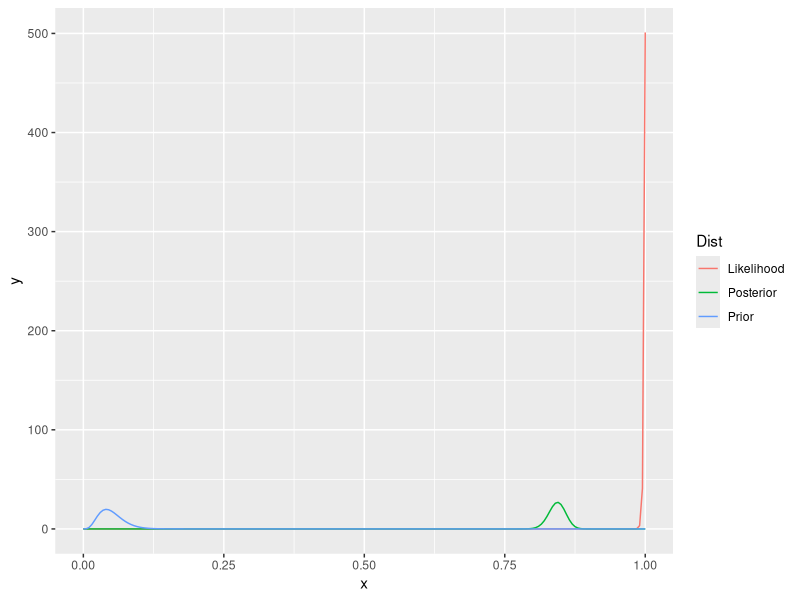

Recreate this plot in R.
# from: 
#   http://www.obscureanalytics.com/2012/07/04/to-the-basics-bayesian-inference-on-a-binomial-proportion/

library(ggplot2)
m = 0.05
n = 100
N_samp = 500
Y_samp = 500

### Function: Prior Plot Values
prior <- function(m,n){
  a = n * m
  b = n * (1 - m)
  dom <- seq(0,1,0.005)
  val <- dbeta(dom,a,b)
  return(data.frame('x'=dom, 'y'=val))
}

### Function: Likelihood Plot Values
likelihood <- function(N,Y){
  a <- Y + 1
  b <- N - Y + 1
  dom <- seq(0,1,0.005)
  val <- dbeta(dom,a,b)
  return(data.frame('x'=dom, 'y'=val))
}

### Function: Posterior Plot Values
posterior <- function(m,n,N,Y){
  a <- Y + (n*m) -1
  b <- N - Y + (n*(1-m)) - 1
  dom <- seq(0,1,0.005)
  val <- dbeta(dom,a,b)
  return(data.frame('x'=dom, 'y'=val))
}

### Function: Mean of Posterior Beta
mean_of_posterior <- function(m,n,N,Y){
  a <- Y + (n*m) -1
  b <- N - Y + (n*(1-m)) - 1
  E_posterior <- a / (a + b)
  return(E_posterior)
}

### Function: Mode of Posterior Beta
mode_of_posterior <- function(m,n,N,Y){
  a <- Y + (n*m) -1
  b <- N - Y + (n*(1-m)) - 1
  mode_posterior <- (a-1)/(a+b-2)
  return(mode_posterior)
}

### Function: Std Dev of Posterior Beta
sd_of_posterior <- function(m,n,N,Y){
  a <- Y + (n*m) -1
  b <- N - Y + (n*(1-m)) - 1
  sigma_posterior <- sqrt((a*b)/(((a+b)^2)*(a+b+1)))
  return(sigma_posterior)
}

pr <- prior(m,n)
lk <- likelihood(N_samp,Y_samp)
po <- posterior(m,n,N_samp,Y_samp)
model_plot <- data.frame('Dist'=c(rep('Prior',nrow(pr)),
                                  rep('Likelihood',nrow(lk)),
                                  rep('Posterior',nrow(po))),
                         rbind(pr,lk,po))
with(model_plot, Dist <- factor(Dist, levels = c('Prior', 'Likelihood',
                                                 'Posterior'), ordered = TRUE))
mean_po <- mean_of_posterior(m,n,N_samp,Y_samp)
mode_po <- mode_of_posterior(m,n,N_samp,Y_samp)
sd_po <- sd_of_posterior(m,n,N_samp,Y_samp)

ggplot(model_plot, aes(x=x, y=y, color=Dist)) + geom_line()

